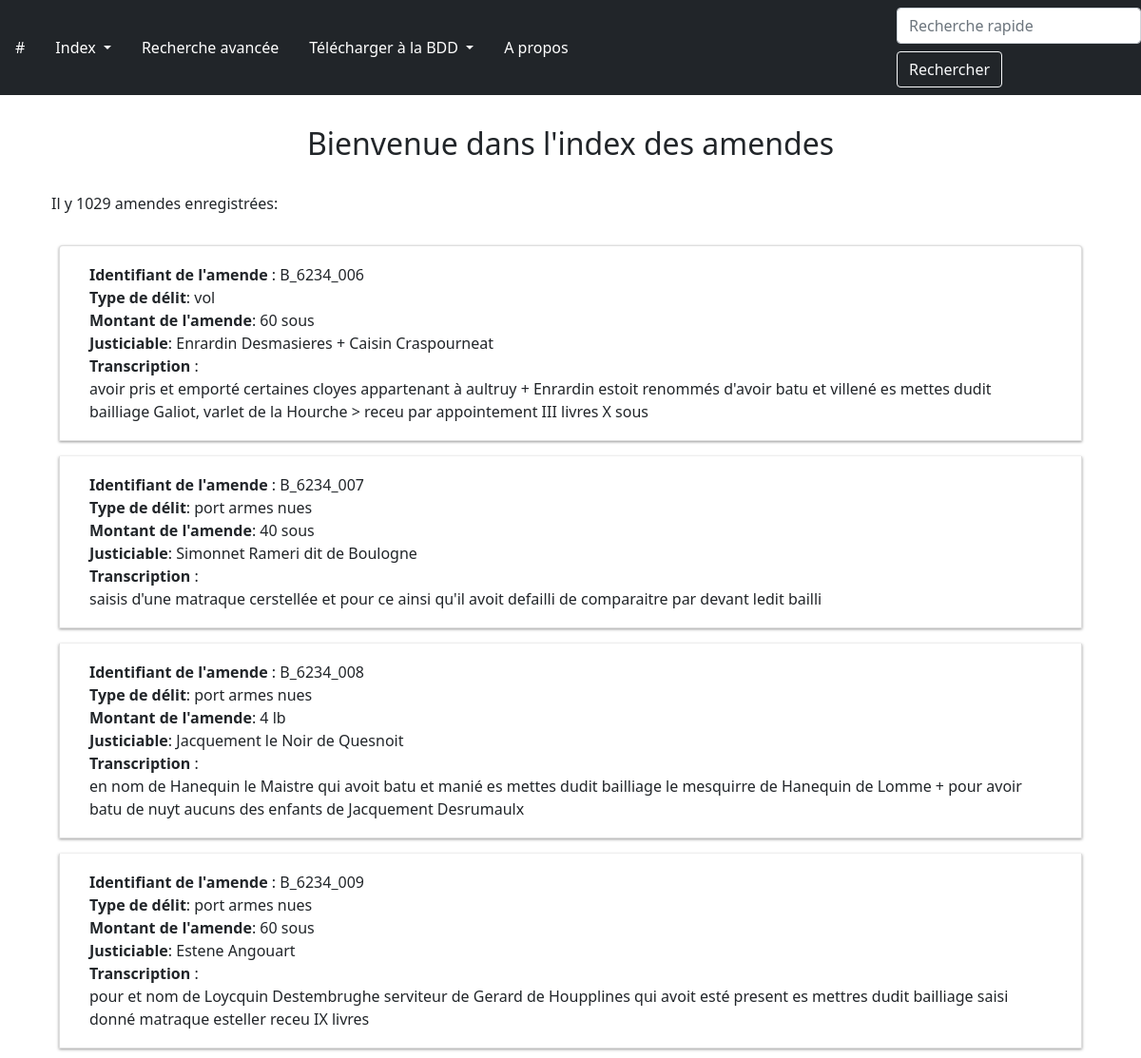
The app's page /index/amendes/ (upper part), older data.
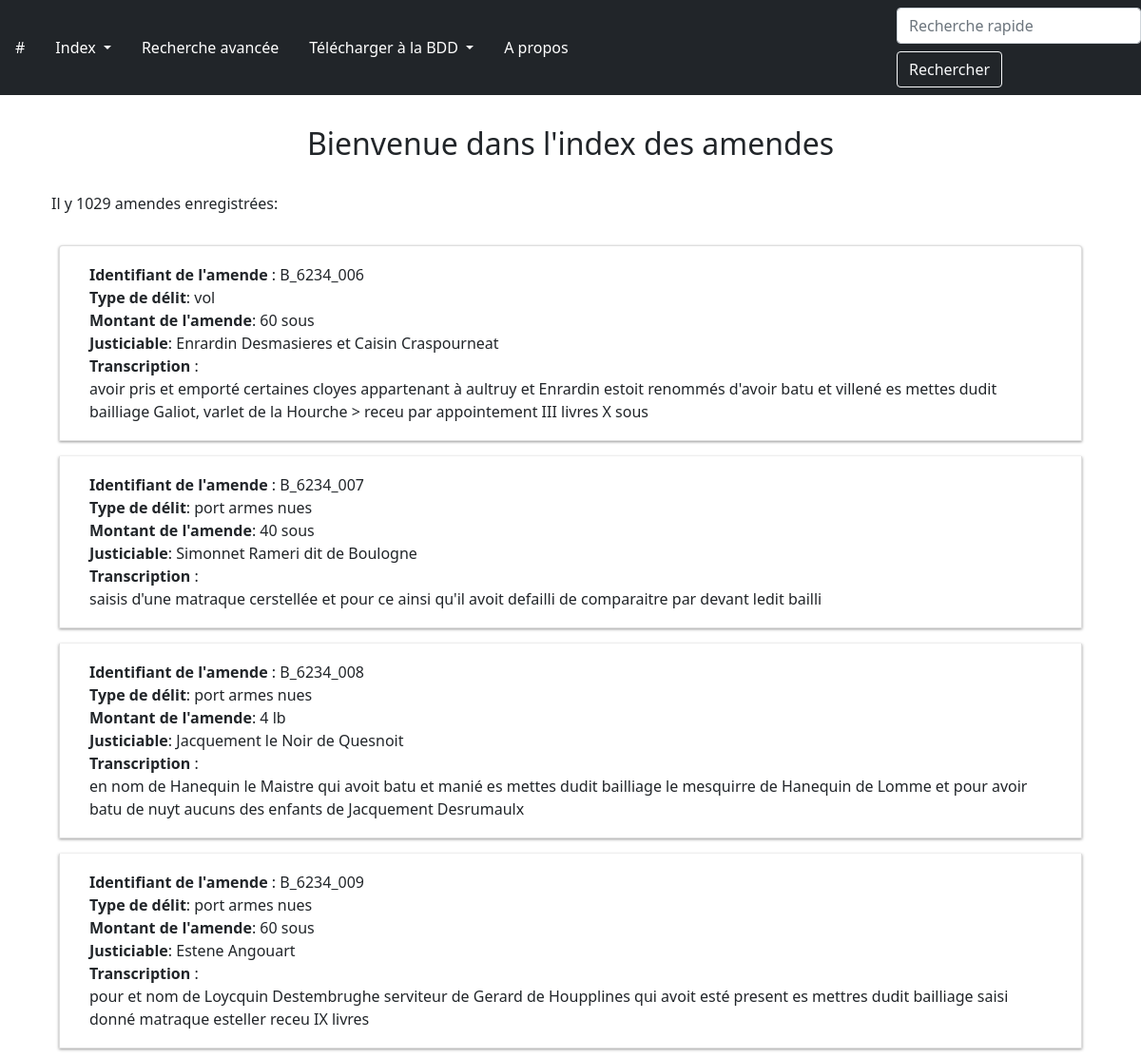
The same page, newer data.
### app/modeles/data.py (models this page shows, shortened)
class Amendes(db.Model):
    identifiant = db.Column(db.Integer, primary_key=True, unique=True, nullable=False)
    cote = db.Column(db.Text)
    date = db.Column(db.Text)
    typeTaxe = db.Column(db.Text)
    sexe = db.Column(db.Text)
    montant = db.Column(db.Text)
    parisis = db.Column(db.Integer)
    moment = db.Column(db.Text)
    typeDelit = db.Column(db.Text)
    reunion = db.Column(db.Text)
    franchesVerites = db.Column(db.Text)
    tiers = db.Column(db.Text)
    id_personne = db.Column(db.Integer, db.ForeignKey('justiciables.id_personne'), nullable=False)
    transcription = db.Column(db.Text)
    justiciable = db.relationship("Justiciables", back_populates="amendes")

### app/routes/generic.py (the view)
@app.route("/index/amendes/")
def index_amendes():
    page = request.args.get("page", 1)
    if isinstance(page, str) and page.isdigit():
        page = int(page)
    else:
        page = 1
    amendes = Amendes.query.paginate(page=page, per_page=RESULTATS_PAR_PAGES)
    return render_template("pages/index_amendes.html", amendes=amendes)

### app/templates/pages/index_amendes.html (shortened to what this page needs)
{% extends "container.html" %}
{% block corps %}
<div class="container pt-2 pb-5 mb-5">
    <h2 class="text-center p-4"> Bienvenue dans l'index des amendes</h2>
    <p>
        Il y {{amendes.total}} amendes enregistrées:
    </p>
    <ul class="list-group pt-2 mb-5">
        {% for amende in amendes.items|sort(attribute='identifiant') %}
            <li class="list-group-item m-2">
                <a href="{{url_for('amende', identifiant=amende.identifiant)}}">
                    <b>Identifiant de l'amende</b> : {{amende.identifiant}} <br/>
                    <b>Type de délit</b>: {{amende.typeDelit}}<br/>
                    <b>Montant de l'amende</b>: {{amende.montant}}<br/>
                    <b>Justiciable</b>: {{amende.justiciable.nom}}<br/>
                    <b>Transcription </b> :<br/> {{amende.transcription}}<br/>
                </a>
            </li>
        {% endfor %}
    </ul>
</div>
{% endblock %}

Row changes from the older to the newer data that the page shows:
changed Amendes "B_6234_006": justiciable.nom "Enrardin Desmasieres + Caisin Craspourneat" → "Enrardin Desmasieres et Caisin Craspourneat"; transcription "…cloyes appartenant à aultruy + Enrardin estoit renommés d'avoir…" → "…cloyes appartenant à aultruy et Enrardin estoit renommés d'avoir…"
changed Amendes "B_6234_008": transcription "…de Hanequin de Lomme + pour avoir batu de…" → "…de Hanequin de Lomme et pour avoir batu de…"
